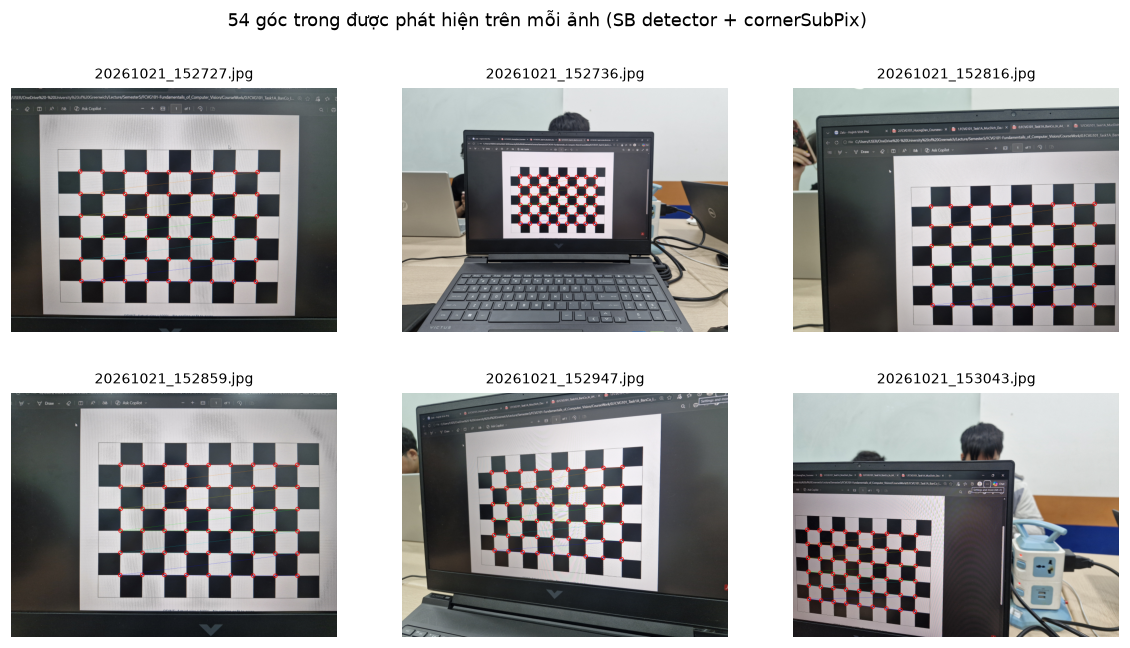
#> input picture CW/task1/results/1A/corners_overlay.png, 1130 x 648 px
$ python prepare_figures.py
#> lines starting #> are read from the running program, lines starting #| are printed output that depends on the picture
"""Copy the result figures of Tasks 1-3 into report/figures as compressed JPEGs (CMS limit: 2 MB per PDF).

    C:\\venvs\\fcvg101\\Scripts\\python.exe report/build/prepare_figures.py
"""
from pathlib import Path

from PIL import Image

CW = Path(__file__).resolve().parents[2]
OUT = CW / "report" / "figures" / "jpg"
OUT.mkdir(parents=True, exist_ok=True)
T1 = CW / "task1" / "results"
T2 = CW / "task2"
T3F = CW / "report" / "figures"

FIGS = {
    # Task 1A
    "1a_corners": T1 / "1A/corners_overlay.png", "1a_coverage": T1 / "1A/corner_coverage.png",
    "1a_reproj": T1 / "1A/reprojection_error.png", "1a_modelcv": T1 / "1A/distortion_model_cv.png",
    "1a_convergence": T1 / "1A/convergence.png", "1a_field": T1 / "1A/distortion_field.png",
    "1a_undistort": T1 / "1A/undistort_sample.png", "1a_straight": T1 / "1A/straightness.png",
    "1a_tiles": T1 / "1A/undistort_floor_tiles.png",
    # Task 1B
    "1b_kernels": T1 / "1B/kernels.png", "1b_denoise_grid": T1 / "1B/denoising_grid.png",
    "1b_psnr_k": T1 / "1B/denoising_psnr_vs_k.png", "1b_sobel_canny": T1 / "1B/sobel_canny.png",
    "1b_canny_thr": T1 / "1B/canny_thresholds.png", "1b_edges_noise": T1 / "1B/edges_under_noise.png",
    "1b_outline": T1 / "1B/fruit_outline.png", "1b_fft": T1 / "1B/fft_filters.png",
    "1b_ringing": T1 / "1B/ringing_profile.png", "1b_notch": T1 / "1B/periodic_noise_notch.png",
    # Task 1C
    "1c_harris": T1 / "1C/harris_scratch.png", "1c_matches": T1 / "1C/matches_methods.png",
    "1c_ratio": T1 / "1C/ratio_sweep.png", "1c_robust": T1 / "1C/robustness.png",
    "1c_ransac": T1 / "1C/ransac_alignment.png", "1c_unrelated": T1 / "1C/related_vs_unrelated.png",
    # Task 2
    "2_curves": T2 / "results/learning_curves.png", "2_cm": T2 / "results/confusion_matrix.png",
    # Task 3 (made by make_task3_figures.py)
    **{p.stem: p for p in sorted(T3F.glob("t3_*.png"))},
}


def save(im: Image.Image, name: str, max_w: int = 1000, q: int = 50):   # CMS limit: 2 MB per PDF
    im = im.convert("RGB")
    if im.width > max_w:
        im = im.resize((max_w, round(im.height * max_w / im.width)), Image.LANCZOS)
    path = OUT / f"{name}.jpg"
    im.save(path, quality=q, optimize=True, progressive=True)
    return path


def main():
    total = 0
    for name, src in FIGS.items():
        im = Image.open(src)
#> im is the input picture: PIL image 1130x648 RGBA; mean R, G, B, A 167.3, 166.8, 167.3, 255
        if name == "t3_ui_home":
            im = im.crop((0, 0, 1040, im.height))          # drop a Streamlit promo toast at the top right
        p = save(im, name)
#> in save, `im = im.resize((max_w, round(im.height * max_w / im.width)), Image.LAN..`:
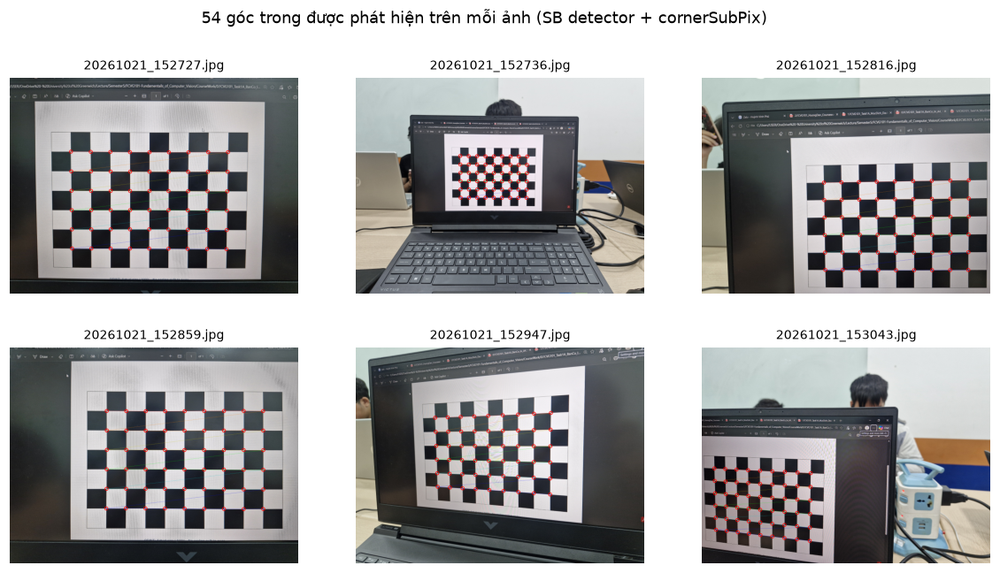
#> im: PIL image 1000x573 RGB; mean R, G, B 167.1, 166.6, 167.1
        total += p.stat().st_size
#> total = 56910
        print(f"{name:16s} {Image.open(p).size} {p.stat().st_size // 1024} KB")
#| 1a_corners       (1000, 573) 55 KB
#> pass 2 of the loop in main, `for name, src in FIGS.items():`:
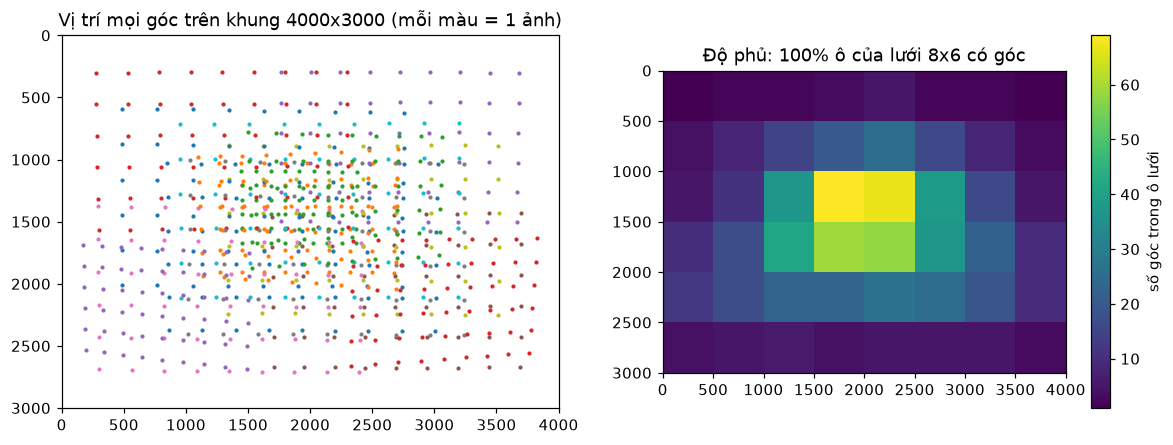
#> input picture CW/task1/results/1A/corner_coverage.png, 1173 x 445 px
#> in main, im is the input picture: PIL image 1173x445 RGBA; mean R, G, B, A 202.3, 201.5, 210.8, 255
#> in save (call 2), `im = im.resize((max_w, round(im.height * max_w / im.width)), Image.LAN..`:
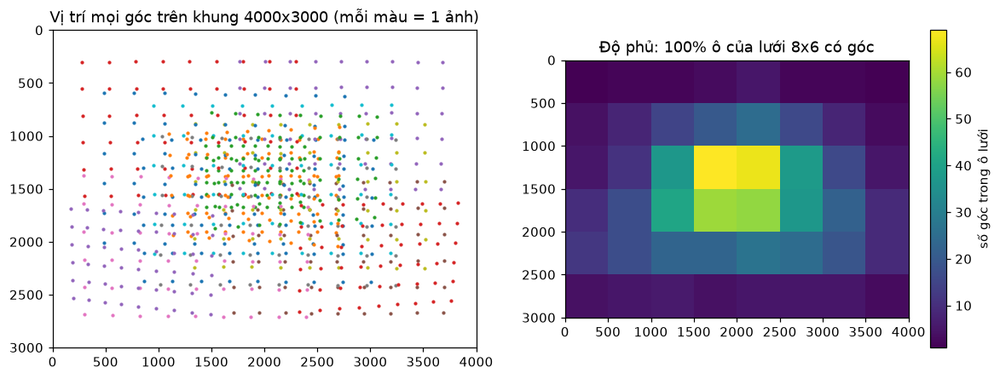
#> im: PIL image 1000x379 RGB; mean R, G, B 201.9, 201.1, 210.4
#> total = 93830
#| 1a_coverage      (1000, 379) 36 KB
#> pass 3 of the loop in main, `for name, src in FIGS.items():`:
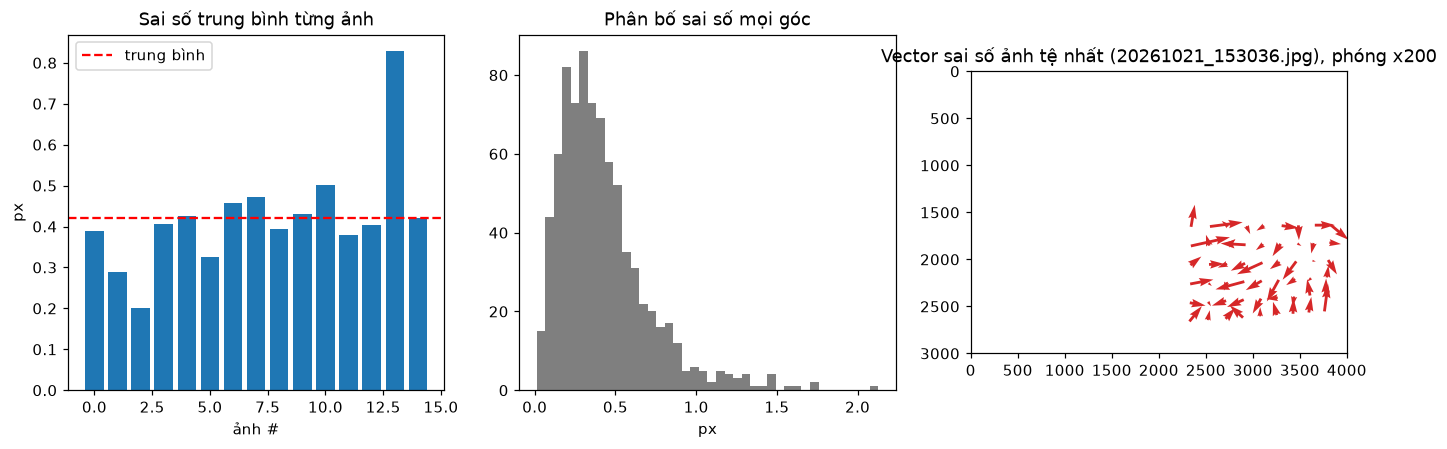
#> input picture CW/task1/results/1A/reprojection_error.png, 1447 x 449 px
#> in main, im is the input picture: PIL image 1447x449 RGBA; mean R, G, B, A 227.8, 233.2, 237.7, 255
#> in save (call 3), `im = im.resize((max_w, round(im.height * max_w / im.width)), Image.LAN..`:
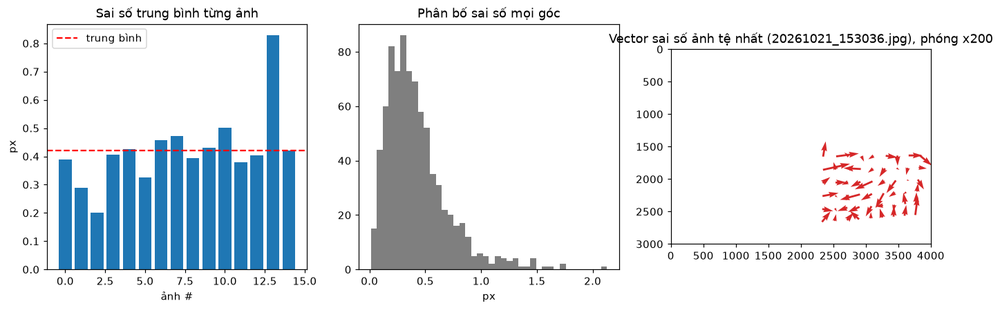
#> im: PIL image 1000x310 RGB; mean R, G, B 227.2, 232.7, 237.2
#> total = 119264
#| 1a_reproj        (1000, 310) 24 KB
#> the loop made 5 passes; the first 3 are shown
    # Dataset images themselves are not put in the report; they are in CW/datasets/ in the repository.
    print(f"TOTAL {total / 1024 / 1024:.2f} MB")


if __name__ == "__main__":
#> (the run stopped early here; a loop or call above may not have finished)
